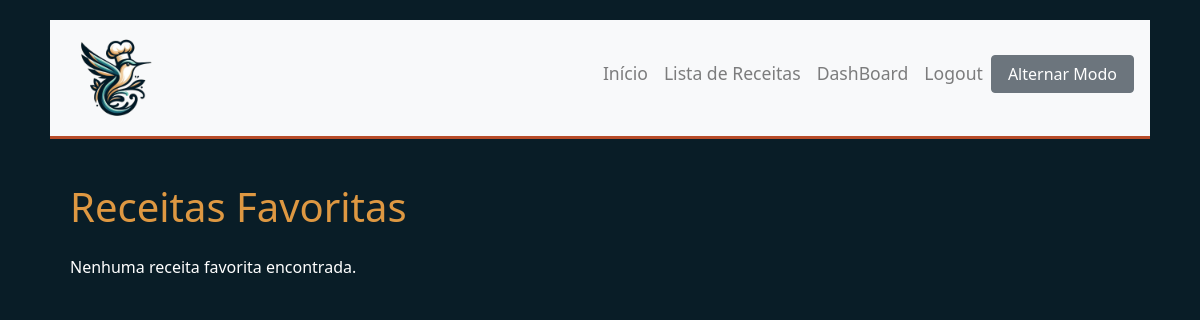
The page /receitas_favoritas/ (signed in) on the database as committed earlier.
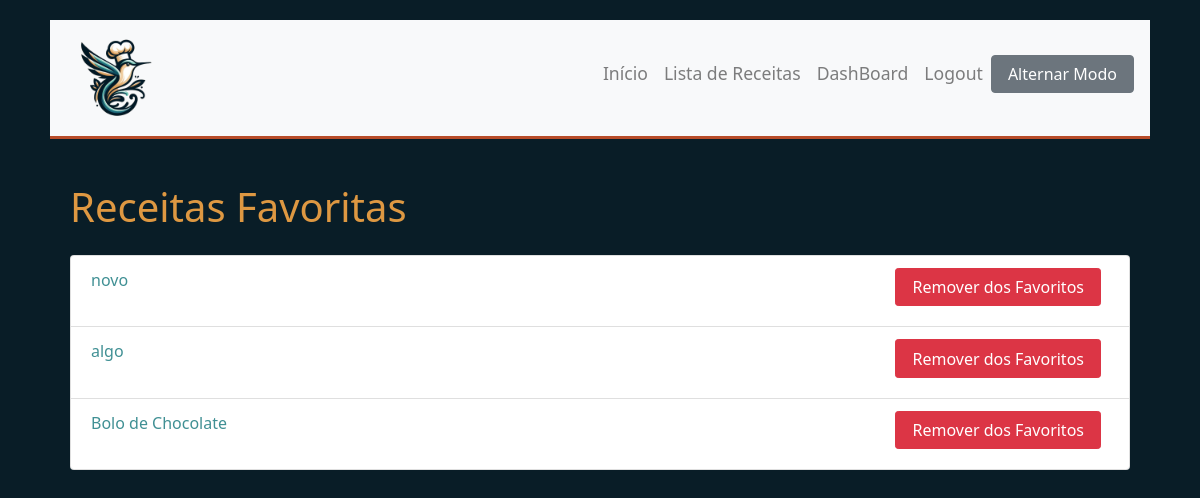
The same page on the database as committed later.
### main/models.py (models this page shows, shortened)
class ReceitaFavorita(models.Model):
    usuario = models.ForeignKey(User, on_delete=models.CASCADE)
    receita = models.ForeignKey(Receita, on_delete=models.CASCADE)
    class Meta:
        unique_together = ('usuario', 'receita')

class Receita(models.Model):
    nome = models.CharField(max_length=200)
    ingredientes = models.ManyToManyField(Ingrediente)
    instrucoes = models.TextField()
    usuario = models.ForeignKey(User, on_delete=models.SET_NULL, null=True, blank=True)
    data_cadastro = models.DateField(auto_now_add=False, default=timezone.now)

### main/views.py (the view)
# urls.py: path('receitas_favoritas/', receitas_favoritas, name='receitas_favoritas'),
@login_required
def receitas_favoritas(request):
    receitas_favoritas = ReceitaFavorita.objects.filter(usuario=request.user)
    return render(request, 'main/receitas_favoritas.html', {'receitas_favoritas': receitas_favoritas})

### main/templates/main/receitas_favoritas.html (shortened to what this page needs)
{% extends 'main/base.html' %}
{% block content %}
    <div class="container mt-4">
        <h1 class="mb-4">Receitas Favoritas</h1>
        {% if receitas_favoritas %}
            <ul class="list-group">
                {% for receita_favorita in receitas_favoritas %}
                    <li class="list-group-item">
                        <a href="{% url 'detalhes_receita' receita_favorita.receita.id %}">
                            {{ receita_favorita.receita.nome }}
                        </a>
                        <form method="post" action="{% url 'remover_favorito' receita_favorita.receita.id %}" class="d-inline">
                            <button type="submit" class="btn btn-danger btn-sm">Remover dos Favoritos</button>
                        </form>
                    </li>
                {% endfor %}
            </ul>
        {% else %}
            <p>Nenhuma receita favorita encontrada.</p>
        {% endif %}
    </div>
{% endblock %}

Rows that differ between the two databases and show on the page:
added ReceitaFavorita: receita.nome "novo"
added ReceitaFavorita: receita.nome "algo"
added ReceitaFavorita: receita.nome "Bolo de Chocolate"
Other text that changed with them:
text no longer shown: "Nenhuma receita favorita encontrada."
